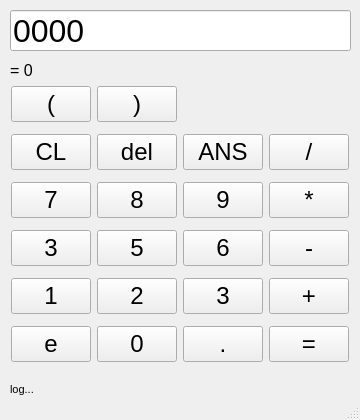
<?xml version="1.0" encoding="UTF-8"?>
<ui version="4.0">
 <class>MainWindow</class>
 <widget class="QMainWindow" name="MainWindow">
  <property name="geometry">
   <rect>
    <x>0</x>
    <y>0</y>
    <width>360</width>
    <height>420</height>
   </rect>
  </property>
  <property name="windowTitle">
   <string>MyCalculator</string>
  </property>
  <widget class="QWidget" name="centralwidget">
   <widget class="QLineEdit" name="edit_exp">
    <property name="geometry">
     <rect>
      <x>10</x>
      <y>10</y>
      <width>341</width>
      <height>41</height>
     </rect>
    </property>
    <property name="font">
     <font>
      <pointsize>24</pointsize>
     </font>
    </property>
    <property name="text">
     <string>0000</string>
    </property>
   </widget>
   <widget class="QLabel" name="lbl_log">
    <property name="geometry">
     <rect>
      <x>10</x>
      <y>379</y>
      <width>341</width>
      <height>20</height>
     </rect>
    </property>
    <property name="sizePolicy">
     <sizepolicy hsizetype="Expanding" vsizetype="Preferred">
      <horstretch>0</horstretch>
      <verstretch>0</verstretch>
     </sizepolicy>
    </property>
    <property name="font">
     <font>
      <pointsize>8</pointsize>
     </font>
    </property>
    <property name="text">
     <string>log...</string>
    </property>
    <property name="scaledContents">
     <bool>false</bool>
    </property>
   </widget>
   <widget class="QWidget" name="gridLayoutWidget">
    <property name="geometry">
     <rect>
      <x>10</x>
      <y>80</y>
      <width>340</width>
      <height>291</height>
     </rect>
    </property>
    <layout class="QGridLayout" name="gridLayout">
     <property name="leftMargin">
      <number>1</number>
     </property>
     <property name="rightMargin">
      <number>1</number>
     </property>
     <property name="bottomMargin">
      <number>1</number>
     </property>
     <property name="verticalSpacing">
      <number>6</number>
     </property>
     <item row="3" column="1">
      <widget class="QPushButton" name="btn_5">
       <property name="sizePolicy">
        <sizepolicy hsizetype="Minimum" vsizetype="Maximum">
         <horstretch>0</horstretch>
         <verstretch>0</verstretch>
        </sizepolicy>
       </property>
       <property name="font">
        <font>
         <pointsize>18</pointsize>
         <kerning>true</kerning>
        </font>
       </property>
       <property name="autoFillBackground">
        <bool>false</bool>
       </property>
       <property name="text">
        <string>5</string>
       </property>
      </widget>
     </item>
     <item row="3" column="2">
      <widget class="QPushButton" name="btn_6">
       <property name="sizePolicy">
        <sizepolicy hsizetype="Minimum" vsizetype="Maximum">
         <horstretch>0</horstretch>
         <verstretch>0</verstretch>
        </sizepolicy>
       </property>
       <property name="font">
        <font>
         <pointsize>18</pointsize>
         <kerning>true</kerning>
        </font>
       </property>
       <property name="autoFillBackground">
        <bool>false</bool>
       </property>
       <property name="text">
        <string>6</string>
       </property>
      </widget>
     </item>
     <item row="2" column="1">
      <widget class="QPushButton" name="btn_8">
       <property name="sizePolicy">
        <sizepolicy hsizetype="Minimum" vsizetype="Maximum">
         <horstretch>0</horstretch>
         <verstretch>0</verstretch>
        </sizepolicy>
       </property>
       <property name="font">
        <font>
         <pointsize>18</pointsize>
         <kerning>true</kerning>
        </font>
       </property>
       <property name="autoFillBackground">
        <bool>false</bool>
       </property>
       <property name="text">
        <string>8</string>
       </property>
      </widget>
     </item>
     <item row="5" column="0">
      <widget class="QPushButton" name="btn_e">
       <property name="sizePolicy">
        <sizepolicy hsizetype="Minimum" vsizetype="Maximum">
         <horstretch>0</horstretch>
         <verstretch>0</verstretch>
        </sizepolicy>
       </property>
       <property name="font">
        <font>
         <pointsize>18</pointsize>
         <kerning>true</kerning>
        </font>
       </property>
       <property name="autoFillBackground">
        <bool>false</bool>
       </property>
       <property name="text">
        <string>e</string>
       </property>
      </widget>
     </item>
     <item row="4" column="3">
      <widget class="QPushButton" name="btn_plus">
       <property name="sizePolicy">
        <sizepolicy hsizetype="Minimum" vsizetype="Maximum">
         <horstretch>0</horstretch>
         <verstretch>0</verstretch>
        </sizepolicy>
       </property>
       <property name="font">
        <font>
         <pointsize>18</pointsize>
         <kerning>true</kerning>
        </font>
       </property>
       <property name="autoFillBackground">
        <bool>false</bool>
       </property>
       <property name="text">
        <string>+</string>
       </property>
      </widget>
     </item>
     <item row="4" column="1">
      <widget class="QPushButton" name="btn_2">
       <property name="sizePolicy">
        <sizepolicy hsizetype="Minimum" vsizetype="Maximum">
         <horstretch>0</horstretch>
         <verstretch>0</verstretch>
        </sizepolicy>
       </property>
       <property name="font">
        <font>
         <pointsize>18</pointsize>
         <kerning>true</kerning>
        </font>
       </property>
       <property name="autoFillBackground">
        <bool>false</bool>
       </property>
       <property name="text">
        <string>2</string>
       </property>
      </widget>
     </item>
     <item row="5" column="1">
      <widget class="QPushButton" name="btn_0">
       <property name="sizePolicy">
        <sizepolicy hsizetype="Minimum" vsizetype="Maximum">
         <horstretch>0</horstretch>
         <verstretch>0</verstretch>
        </sizepolicy>
       </property>
       <property name="font">
        <font>
         <pointsize>18</pointsize>
         <kerning>true</kerning>
        </font>
       </property>
       <property name="autoFillBackground">
        <bool>false</bool>
       </property>
       <property name="text">
        <string>0</string>
       </property>
      </widget>
     </item>
     <item row="1" column="0">
      <widget class="QPushButton" name="btn_cl">
       <property name="sizePolicy">
        <sizepolicy hsizetype="Minimum" vsizetype="Maximum">
         <horstretch>0</horstretch>
         <verstretch>0</verstretch>
        </sizepolicy>
       </property>
       <property name="font">
        <font>
         <pointsize>18</pointsize>
         <kerning>true</kerning>
        </font>
       </property>
       <property name="autoFillBackground">
        <bool>false</bool>
       </property>
       <property name="text">
        <string>CL</string>
       </property>
      </widget>
     </item>
     <item row="5" column="2">
      <widget class="QPushButton" name="btn_dot">
       <property name="sizePolicy">
        <sizepolicy hsizetype="Minimum" vsizetype="Maximum">
         <horstretch>0</horstretch>
         <verstretch>0</verstretch>
        </sizepolicy>
       </property>
       <property name="font">
        <font>
         <pointsize>18</pointsize>
         <kerning>true</kerning>
        </font>
       </property>
       <property name="autoFillBackground">
        <bool>false</bool>
       </property>
       <property name="text">
        <string>.</string>
       </property>
      </widget>
     </item>
     <item row="2" column="0">
      <widget class="QPushButton" name="btn_7">
       <property name="sizePolicy">
        <sizepolicy hsizetype="Minimum" vsizetype="Maximum">
         <horstretch>0</horstretch>
         <verstretch>0</verstretch>
        </sizepolicy>
       </property>
       <property name="font">
        <font>
         <pointsize>18</pointsize>
         <kerning>true</kerning>
        </font>
       </property>
       <property name="autoFillBackground">
        <bool>false</bool>
       </property>
       <property name="text">
        <string>7</string>
       </property>
      </widget>
     </item>
     <item row="5" column="3">
      <widget class="QPushButton" name="btn_equal">
       <property name="sizePolicy">
        <sizepolicy hsizetype="Minimum" vsizetype="Maximum">
         <horstretch>0</horstretch>
         <verstretch>0</verstretch>
        </sizepolicy>
       </property>
       <property name="font">
        <font>
         <pointsize>18</pointsize>
         <kerning>true</kerning>
        </font>
       </property>
       <property name="autoFillBackground">
        <bool>false</bool>
       </property>
       <property name="text">
        <string>=</string>
       </property>
      </widget>
     </item>
     <item row="1" column="2">
      <widget class="QPushButton" name="btn_ans">
       <property name="sizePolicy">
        <sizepolicy hsizetype="Minimum" vsizetype="Maximum">
         <horstretch>0</horstretch>
         <verstretch>0</verstretch>
        </sizepolicy>
       </property>
       <property name="font">
        <font>
         <pointsize>18</pointsize>
         <kerning>true</kerning>
        </font>
       </property>
       <property name="autoFillBackground">
        <bool>false</bool>
       </property>
       <property name="text">
        <string>ANS</string>
       </property>
      </widget>
     </item>
     <item row="3" column="0">
      <widget class="QPushButton" name="btn_4">
       <property name="sizePolicy">
        <sizepolicy hsizetype="Minimum" vsizetype="Maximum">
         <horstretch>0</horstretch>
         <verstretch>0</verstretch>
        </sizepolicy>
       </property>
       <property name="font">
        <font>
         <pointsize>18</pointsize>
         <kerning>true</kerning>
        </font>
       </property>
       <property name="autoFillBackground">
        <bool>false</bool>
       </property>
       <property name="text">
        <string>3</string>
       </property>
      </widget>
     </item>
     <item row="4" column="0">
      <widget class="QPushButton" name="btn_1">
       <property name="sizePolicy">
        <sizepolicy hsizetype="Minimum" vsizetype="Maximum">
         <horstretch>0</horstretch>
         <verstretch>0</verstretch>
        </sizepolicy>
       </property>
       <property name="font">
        <font>
         <pointsize>18</pointsize>
         <kerning>true</kerning>
        </font>
       </property>
       <property name="autoFillBackground">
        <bool>false</bool>
       </property>
       <property name="text">
        <string>1</string>
       </property>
      </widget>
     </item>
     <item row="1" column="3">
      <widget class="QPushButton" name="btn_div">
       <property name="sizePolicy">
        <sizepolicy hsizetype="Minimum" vsizetype="Maximum">
         <horstretch>0</horstretch>
         <verstretch>0</verstretch>
        </sizepolicy>
       </property>
       <property name="font">
        <font>
         <pointsize>18</pointsize>
         <kerning>true</kerning>
        </font>
       </property>
       <property name="autoFillBackground">
        <bool>false</bool>
       </property>
       <property name="text">
        <string>/</string>
       </property>
      </widget>
     </item>
     <item row="1" column="1">
      <widget class="QPushButton" name="btn_del">
       <property name="sizePolicy">
        <sizepolicy hsizetype="Minimum" vsizetype="Maximum">
         <horstretch>0</horstretch>
         <verstretch>0</verstretch>
        </sizepolicy>
       </property>
       <property name="font">
        <font>
         <pointsize>18</pointsize>
         <kerning>true</kerning>
        </font>
       </property>
       <property name="autoFillBackground">
        <bool>false</bool>
       </property>
       <property name="text">
        <string>del</string>
       </property>
      </widget>
     </item>
     <item row="2" column="2">
      <widget class="QPushButton" name="btn_9">
       <property name="sizePolicy">
        <sizepolicy hsizetype="Minimum" vsizetype="Maximum">
         <horstretch>0</horstretch>
         <verstretch>0</verstretch>
        </sizepolicy>
       </property>
       <property name="font">
        <font>
         <pointsize>18</pointsize>
         <kerning>true</kerning>
        </font>
       </property>
       <property name="autoFillBackground">
        <bool>false</bool>
       </property>
       <property name="text">
        <string>9</string>
       </property>
      </widget>
     </item>
     <item row="2" column="3">
      <widget class="QPushButton" name="btn_mul">
       <property name="sizePolicy">
        <sizepolicy hsizetype="Minimum" vsizetype="Maximum">
         <horstretch>0</horstretch>
         <verstretch>0</verstretch>
        </sizepolicy>
       </property>
       <property name="font">
        <font>
         <pointsize>18</pointsize>
         <kerning>true</kerning>
        </font>
       </property>
       <property name="autoFillBackground">
        <bool>false</bool>
       </property>
       <property name="text">
        <string>*</string>
       </property>
      </widget>
     </item>
     <item row="3" column="3">
      <widget class="QPushButton" name="btn_minus">
       <property name="sizePolicy">
        <sizepolicy hsizetype="Minimum" vsizetype="Maximum">
         <horstretch>0</horstretch>
         <verstretch>0</verstretch>
        </sizepolicy>
       </property>
       <property name="font">
        <font>
         <pointsize>18</pointsize>
         <kerning>true</kerning>
        </font>
       </property>
       <property name="autoFillBackground">
        <bool>false</bool>
       </property>
       <property name="text">
        <string>-</string>
       </property>
      </widget>
     </item>
     <item row="4" column="2">
      <widget class="QPushButton" name="btn_3">
       <property name="sizePolicy">
        <sizepolicy hsizetype="Minimum" vsizetype="Maximum">
         <horstretch>0</horstretch>
         <verstretch>0</verstretch>
        </sizepolicy>
       </property>
       <property name="font">
        <font>
         <pointsize>18</pointsize>
         <kerning>true</kerning>
        </font>
       </property>
       <property name="autoFillBackground">
        <bool>false</bool>
       </property>
       <property name="text">
        <string>3</string>
       </property>
      </widget>
     </item>
     <item row="0" column="0">
      <widget class="QPushButton" name="btn_lp">
       <property name="sizePolicy">
        <sizepolicy hsizetype="Minimum" vsizetype="Maximum">
         <horstretch>0</horstretch>
         <verstretch>0</verstretch>
        </sizepolicy>
       </property>
       <property name="font">
        <font>
         <pointsize>18</pointsize>
         <kerning>true</kerning>
        </font>
       </property>
       <property name="autoFillBackground">
        <bool>false</bool>
       </property>
       <property name="text">
        <string>(</string>
       </property>
      </widget>
     </item>
     <item row="0" column="1">
      <widget class="QPushButton" name="btn_rp">
       <property name="sizePolicy">
        <sizepolicy hsizetype="Minimum" vsizetype="Maximum">
         <horstretch>0</horstretch>
         <verstretch>0</verstretch>
        </sizepolicy>
       </property>
       <property name="font">
        <font>
         <pointsize>18</pointsize>
         <kerning>true</kerning>
        </font>
       </property>
       <property name="autoFillBackground">
        <bool>false</bool>
       </property>
       <property name="text">
        <string>)</string>
       </property>
      </widget>
     </item>
    </layout>
   </widget>
   <widget class="QLabel" name="lbl_result">
    <property name="geometry">
     <rect>
      <x>10</x>
      <y>60</y>
      <width>341</width>
      <height>20</height>
     </rect>
    </property>
    <property name="font">
     <font>
      <pointsize>12</pointsize>
     </font>
    </property>
    <property name="text">
     <string>= 0</string>
    </property>
   </widget>
  </widget>
  <widget class="QStatusBar" name="statusbar"/>
 </widget>
 <resources/>
 <connections/>
 <slots>
  <slot>solve_expression()</slot>
 </slots>
</ui>
